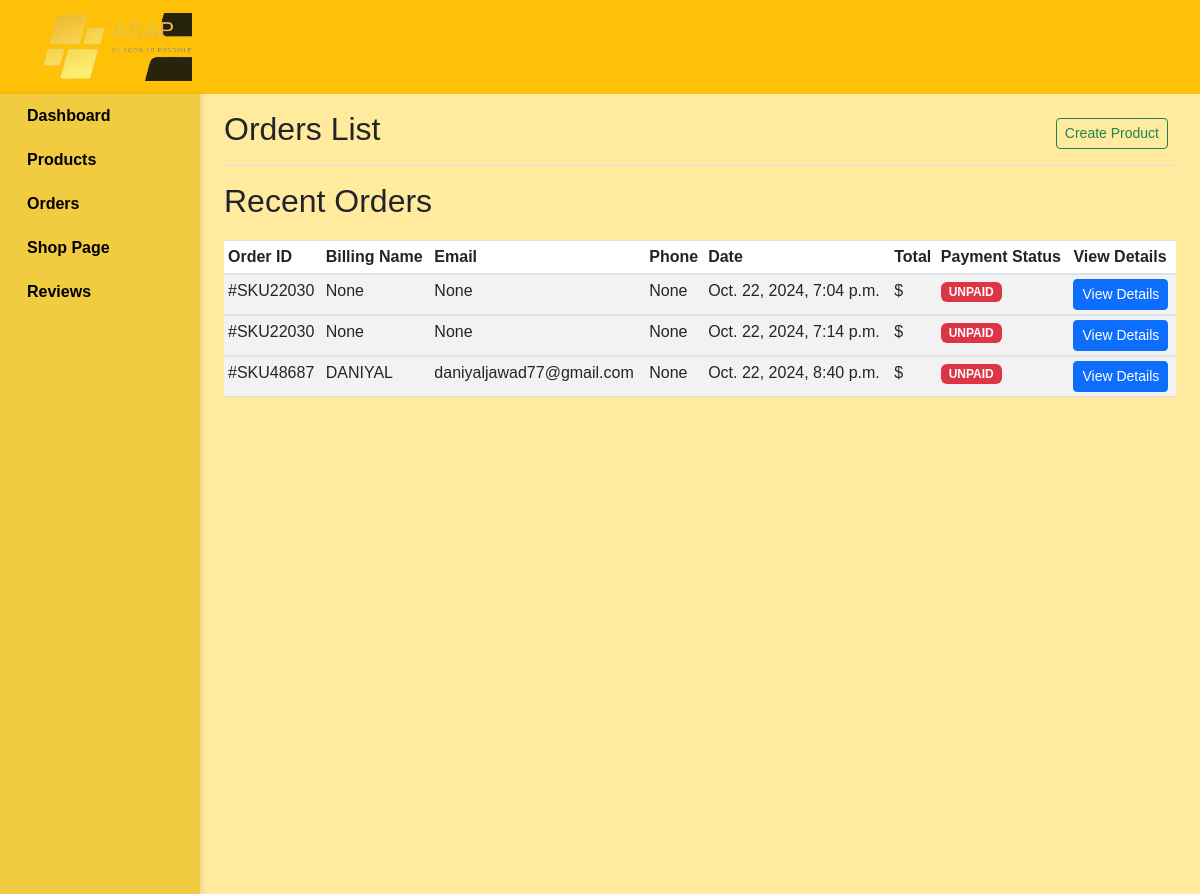
The page /useradmin/orders/ on the database its author committed.
### core/models.py (models this page shows)
class CartOrder(models.Model):
    user = models.ForeignKey(User, on_delete=models.CASCADE)
    full_name = models.CharField(max_length=100, null=True)
    email = models.CharField(max_length=100, null=True)
    phone = models.CharField(max_length=100, null=True)
    address = models.CharField(max_length=100, null=True)
    city = models.CharField(max_length=100, null=True)
    state = models.CharField(max_length=100, null=True)
    country = models.CharField(max_length=100, null=True)
    price = models.DecimalField(max_digits=12, decimal_places=2, default="1.99")
    paid_status = models.BooleanField(default=False)
    order_date = models.DateTimeField(auto_now_add = True)
    product_status = models.CharField(choices=STATUS_CHOICE, max_length=30, default="processing", null=True, blank=True)
    sku = ShortUUIDField(null=True, blank=True, length = 5, prefix="SKU", max_length=20, alphabet="1234567890")
    oid = ShortUUIDField(null=True, blank=True, length = 5, max_length=20, alphabet="1234567890")
    class Meta:
        verbose_name_plural = "Cart Order"

### useradmin/views.py (the view)
# urls.py: path("orders/", views.orders, name="orders"),
def orders(request):
    orders = CartOrder.objects.all()
    context = {
        "orders": orders
    }
    return render(request, "useradmin/orders.html", context)

### templates/useradmin/orders.html (shortened to what this page needs)
{% load static %}
<!DOCTYPE html>
<html lang="en">
<head>
    <link href="https://cdn.jsdelivr.net/npm/bootstrap@5.3.0-alpha1/dist/css/bootstrap.min.css" rel="stylesheet">
    <link rel="stylesheet" href="{% static 'assets/css/dashboard.css' %}">
    <link href="https://stackpath.bootstrapcdn.com/bootstrap/4.5.2/css/bootstrap.min.css" rel="stylesheet">
    <link rel="stylesheet" href="https://cdnjs.cloudflare.com/ajax/libs/font-awesome/5.15.3/css/all.min.css">
    <link href="https://cdn.jsdelivr.net/npm/bootstrap@5.3.0-alpha1/dist/css/bootstrap.min.css" rel="stylesheet">
    <link rel="stylesheet" href="{%  static 'assets/css/product-details.css'  %}">
    <link rel="stylesheet" href="https://cdnjs.cloudflare.com/ajax/libs/font-awesome/6.0.0-beta3/css/all.min.css">
    <link rel="stylesheet" href="{% static 'assets/css/main.css' %}" />
</head>
<body>
  <nav class="navbar navbar-expand-lg navbar-dark" style="background-color: #ffc107!important;">
    <div class="container">
      <a class="navbar-brand" href="#"><img src="{% static 'assets/images/logo.png' %}" alt="Logo"
          style="width: 150px;"></a>
      </div>
  </nav>
    <div class="container-fluid">
        <div class="row">
<nav class="col-md-2 d-none d-md-block sidebar" style="background-color: #f2cc40;">
    <div class="position-sticky">
        <ul class="nav flex-column">
            <li class="nav-item">
                <a class="nav-link active" href="{% url 'useradmin:dashboard' %}" style="font-weight: bold; color: black; padding: 10px 15px;">
                    Dashboard
                </a>
            </li>
            <li class="nav-item">
                <a class="nav-link" href="{% url 'useradmin:products' %}" style="font-weight: bold; color: black; padding: 10px 15px;">
                    Products
                </a>
            </li>
            <li class="nav-item">
                <a class="nav-link" href="{% url 'useradmin:orders' %}" style="font-weight: bold; color: black; padding: 10px 15px;">
                    Orders
                </a>
            </li>
            <li class="nav-item">
                <a class="nav-link" href="#" style="font-weight: bold; color: black; padding: 10px 15px;">
                    Shop Page
                </a>
            </li>
            <li class="nav-item">
                <a class="nav-link" href="#" style="font-weight: bold; color: black; padding: 10px 15px;">
                    Reviews
                </a>
            </li>
        </ul>
    </div>
</nav>
            <main class="col-md-9 ms-sm-auto col-lg-10 px-md-4">
                <div class="d-flex justify-content-between flex-wrap flex-md-nowrap align-items-center pt-3 pb-2 mb-3 border-bottom">
                    <h1 class="h2">Orders List</h1>
                    <div class="btn-toolbar mb-2 mb-md-0">
                        <div class="btn-group me-2">
                            <a href="{% url 'useradmin:add_products' %}" class="btn btn-sm btn-outline-success">Create Product</a>
                        </div>
                    </div>
                </div>
                <h2>Recent Orders</h2>
                <div class="table-responsive">
                    <table class="table table-striped table-sm">
                        <thead>
                            <tr>
                                <th scope="col">Order ID</th>
                                <th scope="col">Billing Name</th>
                                <th scope="col">Email</th>
                                <th scope="col">Phone</th>
                                <th scope="col">Date</th>
                                <th scope="col">Total</th>
                                <th scope="col">Payment Status</th>
                                <th scope="col">View Details</th>
                            </tr>
                        </thead>
                        {% for l in orders %}
                        <tbody>
                            <tr>
                                <td>#{{ l.sku }}</td>
                                <td>{{l.full_name}}</td>
                                <td>{{l.email}}</td>
                                <td>{{l.phone}}</td>
                                <td>{{ l.order_date }}</td>
                                <td>${{order.price}}</td>
                                {% if l.paid_status == True %}
                                <td><span class="badge bg-success">PAID</span></td>
                                {% else %}
                                <td><span class="badge bg-danger">UNPAID</span></td>
                                {% endif %}
                                <td><a href="{% url 'useradmin:order_detail' l.id %}" class="btn btn-sm btn-primary">View Details</a></td>
                            </tr>
                        </tbody>
                        {% endfor %}
                    </table>
                </div>
            </main>
        </div>
    </div>
</body>
</html>

### static/assets/css/dashboard.css (style rules this page uses)
.sidebar { height: 100vh; box-shadow: 2px 0 5px rgba(0, 0, 0, 0.1); }
.nav-link { font-size: 1.1rem; }
.nav-link.active { color: #0d6efd; }
.table-responsive { margin-top: 20px; }

### static/assets/css/main.css (style rules this page uses)
body { font-family: Arial, sans-serif; background-color: #FFEA9E; }

### rows shown on the page
CartOrder: sku "SKU22030", full_name "None", email "None", phone "None", order_date "Oct. 22, 2024, 7:04 p.m.", paid_status "UNPAID"
CartOrder: sku "SKU22030", full_name "None", email "None", phone "None", order_date "Oct. 22, 2024, 7:14 p.m.", paid_status "UNPAID"
CartOrder: sku "SKU48687", full_name "DANIYAL", email "daniyaljawad77@gmail.com", phone "None", order_date "Oct. 22, 2024, 8:40 p.m.", paid_status "UNPAID"
